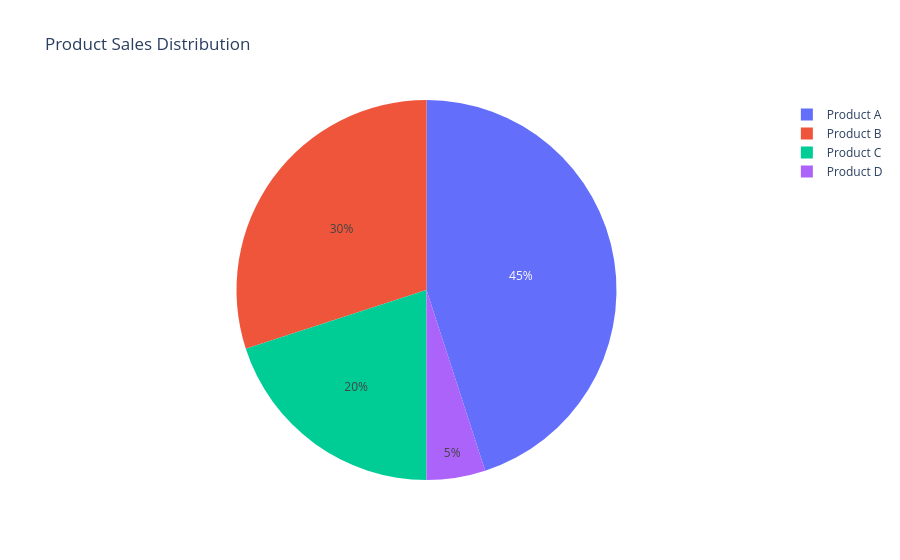

Write notebook code for a chart like this one.
### Code cell
fig = px.pie(
    df,
    values = 'Value',
    names = 'Category',
    title = 'Product Sales Distribution'
)

fig.show()

### Figure 1 — Plotly figure (JSON) as saved in the notebook; plotly's stock layout.template omitted (floating-point values rounded to 4 significant figures)
{"data": [{"domain": {"x": [0, 1], "y": [0, 1]}, "hovertemplate": "Category=%{label}<br>Value=%{value}<extra></extra>", "labels": ["Product A", "Product B", "Product C", "Product D"], "legendgroup": "", "name": "", "showlegend": true, "type": "pie", "values": [450, 300, 200, 50]}], "layout": {"legend": {"tracegroupgap": 0}, "title": {"text": "Product Sales Distribution"}}}
